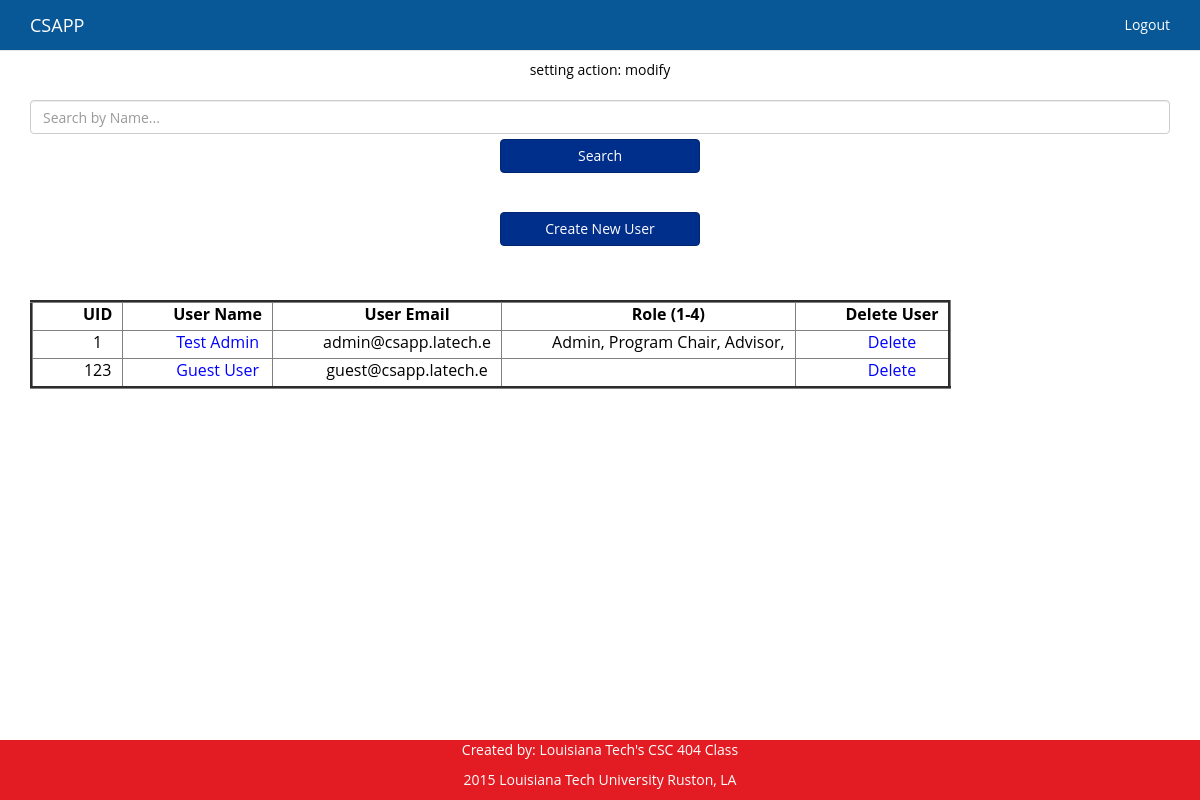
Page /index.php/User/index/modify (signed in) on the committed database.
### tables this page shows
CREATE TABLE IF NOT EXISTS `Users` (
`UserID` int(11) UNSIGNED NOT NULL,
  `EmailAddress` varchar(20) NOT NULL,
  `PasswordHash` varchar(161) NOT NULL,
  `Name` varchar(64) NOT NULL,
  `UserStateID` int(11) UNSIGNED NOT NULL DEFAULT 1,
  `LastLogin` bigint(11) NOT NULL
);

### index.php (called while the page is built, shortened)
<?php
require_once BASEPATH.'core/CodeIgniter.php';

### application/models/User_model.php (called while the page is built, shortened)
<?php
class User_model extends CI_Model
{
    private $userID = null;
    private $emailAddress = null;
    private $name = null;
    public function loadPropertiesFromPrimaryKey($userID)
    {
        if($userID != null)
        {
            if(filter_var($userID, FILTER_VALIDATE_INT))
            {
                $results = $this->db->get_where('Users', array('UserID' => $userID), 1);
                if($results->num_rows() > 0)
                {
                    $row = $results->row_array();
                    $this->userID = $row['UserID'];
                    $this->emailAddress = $row['EmailAddress'];
                    $this->name = $row['Name'];
                    return true;
                }
            }
        }
        return false;
    }
    public function getUserID()
    {
        return $this->userID;
    }
    public function getEmailAddress()
    {
        return $this->emailAddress;
    }
    public function getName()
    {
        return $this->name;
    }
    public function isStudent()
    {
        $this->db->where('UserID', $this->userID);
		$this->db->where('RoleID', self::ROLE_STUDENT);
		$results = $this->db->get('UserRoles');
		return $results->num_rows() > 0;
    }
    public function isAdmin()
    {
        $this->db->where('UserID', $this->userID);
		$this->db->where('RoleID', self::ROLE_ADMIN);
		$results = $this->db->get('UserRoles');
		return $results->num_rows() > 0;
    }
    public function isProgramChair()
    {
        $this->db->where('UserID', $this->userID);
		$this->db->where('RoleID', self::ROLE_PROGRAM_CHAIR);
		$results = $this->db->get('UserRoles');
		return $results->num_rows() > 0;
    }
    public function isAdvisor()
    {
        $this->db->where('UserID', $this->userID);
		$this->db->where('RoleID', self::ROLE_ADVISOR);
		$results = $this->db->get('UserRoles');
		return $results->num_rows() > 0;
    }
	public static function getAllUsers($limit = 0, $offset = 0)
	{
		$db = get_instance()->db;
		$db->select('UserID');
		if($offset > 0 && $limit > 0)
		{
			$results = $db->get('Users', $limit, $offset);
		}
		else if($limit > 0)
		{
			$results = $db->get('Users', $limit);
		}
		else
		{
			$results = $db->get('Users');
		}
		$models = array();
		if($results->num_rows() > 0)
		{
			foreach($results->result_array() as $row)
			{
				$model = new User_model;
				if($model->loadPropertiesFromPrimaryKey($row['UserID']))
				{
					array_push($models, $model);
				}
			}
		}
		return $models;
	}
}

### application/views/user_mgmt_list.php (the view, shortened to what this page needs)
<!DOCTYPE html>
<html>
    <head>
        <link rel="stylesheet" href="<?php echo CSS . '/magic-bootstrapV2_1.css'; ?>" type="text/css">
    </head>
    <body style="padding: 60px 0px;">
        <?php include_once('application/views/Templates/navbar.php'); ?>
        <div class='container'>
            <form action="<?php echo site_url('User/submitUserListQuery') ?>" method="POST" >
                <br/>
                <input type="text" name="searchStr" class="form-control" placeholder="Search by Name..." style="margin-bottom: 5px;" />
                <input type="submit" class="btn btn-primary btn" value="Search" />
            </form>
            <br/>
            <?php
            echo '<form action="' . site_url('/User/index/create') . '">';
            echo '<input type="submit" class="btn btn-primary btn" value="Create New User" /></br></br> </form>';
            echo '<table cellPadding="50" border="3" allignment="center" >';
            echo '<tr><th>UID</th><th>User Name</th><th>User Email</th><th>Role (1-4)</th><th>Delete User</th></tr>';
            foreach ($allUsers as $user) {
                echo '<tr><td> ' . $user->getUserID() . '</td> '
                . '<td><a href="' . site_url('/User/index/modify/' . $user->getUserID()) . '">' . $user->getName() . '</a></td>'
                . '<td> ' . $user->getEmailAddress() . '</td> '
                . '<td> ';
                if ($user->isAdmin()) {
                    echo 'Admin, ';
                }
                if ($user->isProgramChair()) {
                    echo 'Program Chair, ';
                }
                if ($user->isAdvisor()) {
                    echo 'Advisor, ';
                }
                echo ' </td> '
                . '<td><a href="' . site_url('/User/index/remove/' . $user->getUserID()) . '"> Delete</a></td>';
                echo '</tr>';
            }
            echo '</table>';
            ?>
            <?php include_once('application/views/Templates/footer.php'); ?>
        </div>
    </body>
</html>

### application/views/user_mgmt_list.php (style rules this page uses)
body { padding-top: 50px; padding-bottom: 50px; color: black; }
td { padding-right: 10px; padding-left: 50px; text-align: center; padding-bottom: 5px; }
th { padding-right: 10px; padding-left: 50px; text-align: center; padding-bottom: 5px; }
a { color: blue; }

### rows in the picture
users: UserID "1", Name "Test Admin", EmailAddress "admin@csapp.latech.e", shows "Admin,", shows "Program Chair,", shows "Advisor,"
users: UserID "123", Name "Guest User", EmailAddress "guest@csapp.latech.e"

### other values in the picture
$action "modify"
